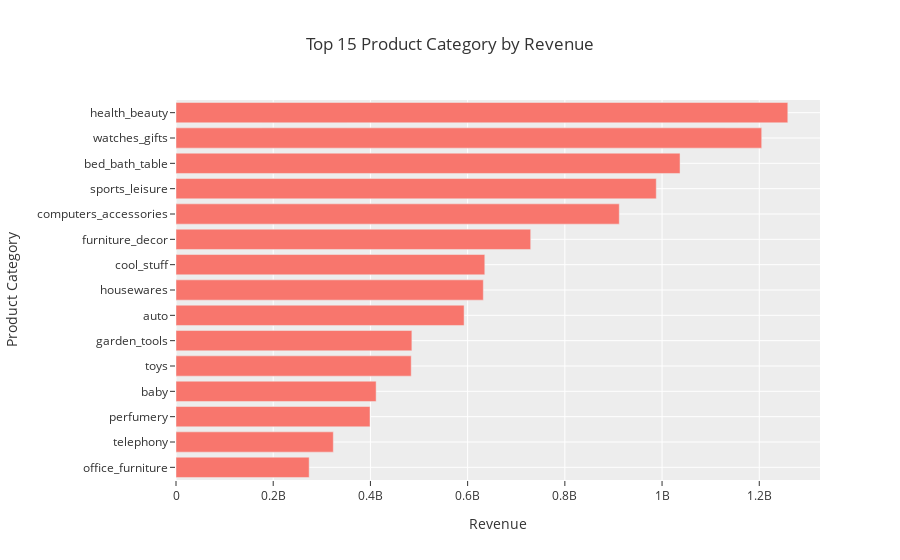

Notebook source saved alongside this figure:
### Markdown cell above
Based on the number of order, we could see that bed_bath_table (furniture) is the most popular item , followed by health_beauty and sports_leisure.

### Code cell
# Top 10 product by revenue
df_grouped_category.sort_values(by=['revenue'], ascending=False, inplace=True)
fig = px.bar(df_grouped_category.iloc[:15], x='revenue', orientation='h', y='product_category', template='ggplot2', title = "Top 15 Product Category by Revenue")
fig.update_yaxes(categoryorder='total ascending')
fig.update_yaxes(title='Product Category')
fig.update_xaxes(title='Revenue')
fig

### Figure 1 — Plotly figure (JSON) as saved in the notebook; plotly's stock layout.template omitted (floating-point values rounded to 4 significant figures)
{"data": [{"alignmentgroup": "True", "hovertemplate": "revenue=%{x}<br>product_category=%{y}<extra></extra>", "legendgroup": "", "marker": {"color": "#F8766D"}, "name": "", "offsetgroup": "", "orientation": "h", "showlegend": false, "textposition": "auto", "type": "bar", "x": [1258681340, 1205005680, 1036988680, 988048970, 911954320, 729762490, 635290850, 632248660, 592720110, 485256460, 483946600, 411764890, 399124870, 323667530, 273960700], "xaxis": "x", "y": ["health_beauty", "watches_gifts", "bed_bath_table", "sports_leisure", "computers_accessories", "furniture_decor", "cool_stuff", "housewares", "auto", "garden_tools", "toys", "baby", "perfumery", "telephony", "office_furniture"], "yaxis": "y"}], "layout": {"autosize": true, "barmode": "relative", "legend": {"tracegroupgap": 0}, "title": {"text": "Top 15 Product Category by Revenue"}, "xaxis": {"anchor": "y", "autorange": true, "domain": [0, 1], "range": [0, 1325000000.0], "title": {"text": "Revenue"}, "type": "linear"}, "yaxis": {"anchor": "x", "autorange": true, "categoryorder": "total ascending", "domain": [0, 1], "range": [-0.5, 14.5], "title": {"text": "Product Category"}, "type": "category"}}}
